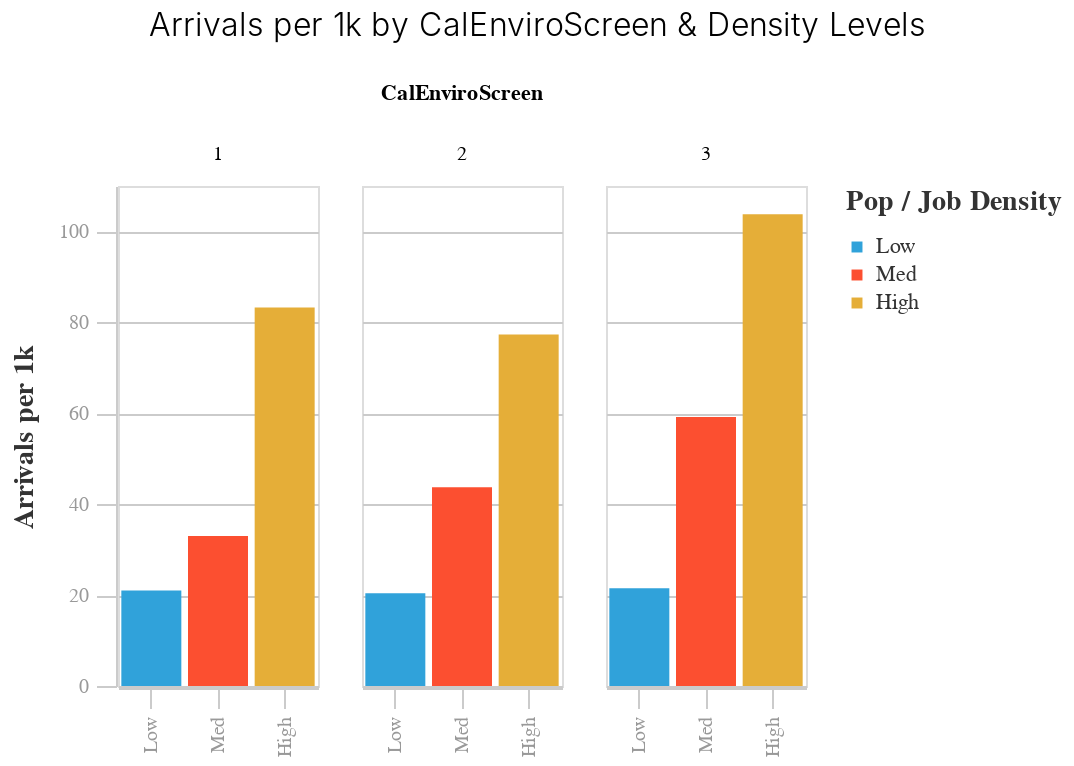

Write notebook code for a chart like this one.
### Code cell
bar = (alt.Chart(by_density_equity[by_density_equity.equity_group > 0])
 .mark_bar()
 .encode(
     x=alt.X("popjobdensity_group:N", 
             axis=alt.Axis(title=""), 
             scale=alt.Scale(domain=LEGEND_ORDER)
            ),
     y=alt.Y("arrivals_per_1k_pj:Q",
             axis=alt.Axis(title="Arrivals per 1k")
            ),
     column=alt.Column("equity_group:N", title="CalEnviroScreen", 
                      ),
     color=alt.Color("popjobdensity_group:N", title="Pop / Job Density", 
                    scale=alt.Scale(domain=LEGEND_ORDER, 
                                    range=map_utils.FIVETHIRTYEIGHT_CATEGORY_COLORS
                                   )
                  )
 )
)


bar = (map_utils.preset_chart_config(bar)
       .properties(title="Arrivals per 1k by CalEnviroScreen & Density Levels", 
                  width = map_utils.chart_width*0.25)
)

display(bar)
bar.save("./img/arrivals_per_1k_bar.png")

### Figure 1 — Vega-Lite specification as saved in the notebook (floating-point values rounded to 4 significant figures)
{"$schema": "https://vega.github.io/schema/vega-lite/v4.8.1.json", "config": {"axis": {"domainColor": "#cbcbcb", "grid": true, "gridColor": "#cbcbcb", "gridWidth": 1, "labelColor": "#999", "labelFont": "Arial", "labelFontSize": 10, "labelPadding": 4, "tickColor": "#cbcbcb", "tickSize": 10, "titleColor": "#333", "titleFont": "Arial", "titleFontSize": 14, "titlePadding": 10}, "axisBand": {"grid": false}, "background": "white", "font": "Arial", "header": {"labelFont": "Arial", "titleFont": "Arial"}, "legend": {"labelColor": "#333", "labelFont": "Arial", "labelFontSize": 11, "padding": 1, "symbolSize": 30, "symbolType": "square", "titleColor": "#333", "titleFont": "Arial", "titleFontSize": 14, "titlePadding": 10}, "title": {"anchor": "middle", "font": "Arial", "fontSize": 16, "fontWeight": 300, "offset": 20}, "view": {"continuousHeight": 300, "continuousWidth": 400}}, "data": {"name": "data-0b7e7a6811385ae2028fa0498189bcbc"}, "datasets": {"data-0b7e7a6811385ae2028fa0498189bcbc": [{"Population": 6483574, "Tract": 1369, "arrivals_per_1k_pj": 21.02, "equity_group": 1, "itp_id": 1257, "num_arrivals": 170205, "num_jobs": 1611989, "num_pop_jobs": 8095563, "popjobdensity_group": "Low", "stop_id": 8933, "stops_per_1k_pj": 1.103}, {"Population": 4044223, "Tract": 776, "arrivals_per_1k_pj": 20.38, "equity_group": 2, "itp_id": 731, "num_arrivals": 113556, "num_jobs": 1527032, "num_pop_jobs": 5571255, "popjobdensity_group": "Low", "stop_id": 5635, "stops_per_1k_pj": 1.011}, {"Population": 2637676, "Tract": 461, "arrivals_per_1k_pj": 21.51, "equity_group": 3, "itp_id": 434, "num_arrivals": 84897, "num_jobs": 1308515, "num_pop_jobs": 3946191, "popjobdensity_group": "Low", "stop_id": 3895, "stops_per_1k_pj": 0.987}, {"Population": 4192427, "Tract": 857, "arrivals_per_1k_pj": 33.02, "equity_group": 1, "itp_id": 909, "num_arrivals": 182187, "num_jobs": 1324761, "num_pop_jobs": 5517188, "popjobdensity_group": "Med", "stop_id": 7196, "stops_per_1k_pj": 1.304}, {"Population": 5069081, "Tract": 1005, "arrivals_per_1k_pj": 43.71, "equity_group": 2, "itp_id": 1381, "num_arrivals": 298650, "num_jobs": 1762718, "num_pop_jobs": 6831799, "popjobdensity_group": "Med", "stop_id": 10520, "stops_per_1k_pj": 1.54}, {"Population": 3935454, "Tract": 798, "arrivals_per_1k_pj": 59.18, "equity_group": 3, "itp_id": 1200, "num_arrivals": 338126, "num_jobs": 1778113, "num_pop_jobs": 5713567, "popjobdensity_group": "Med", "stop_id": 10777, "stops_per_1k_pj": 1.886}, {"Population": 1995393, "Tract": 418, "arrivals_per_1k_pj": 83.28, "equity_group": 1, "itp_id": 516, "num_arrivals": 272334, "num_jobs": 1274857, "num_pop_jobs": 3270250, "popjobdensity_group": "High", "stop_id": 4706, "stops_per_1k_pj": 1.439}, {"Population": 4305526, "Tract": 863, "arrivals_per_1k_pj": 77.36, "equity_group": 2, "itp_id": 1309, "num_arrivals": 569297, "num_jobs": 3054002, "num_pop_jobs": 7359528, "popjobdensity_group": "High", "stop_id": 11070, "stops_per_1k_pj": 1.504}, {"Population": 6459917, "Tract": 1385, "arrivals_per_1k_pj": 103.8, "equity_group": 3, "itp_id": 3058, "num_arrivals": 984014, "num_jobs": 3020193, "num_pop_jobs": 9480110, "popjobdensity_group": "High", "stop_id": 20574, "stops_per_1k_pj": 2.17}]}, "encoding": {"color": {"field": "popjobdensity_group", "scale": {"domain": ["Low", "Med", "High"], "range": ["#30a2da", "#fc4f30", "#e5ae38", "#6d904f", "#8b8b8b", "#b96db8", "#ff9e27", "#56cc60", "#52d2ca", "#52689e", "#545454", "#9fe4f8"]}, "title": "Pop / Job Density", "type": "nominal"}, "column": {"field": "equity_group", "title": "CalEnviroScreen", "type": "nominal"}, "x": {"axis": {"title": ""}, "field": "popjobdensity_group", "scale": {"domain": ["Low", "Med", "High"]}, "type": "nominal"}, "y": {"axis": {"title": "Arrivals per 1k"}, "field": "arrivals_per_1k_pj", "type": "quantitative"}}, "height": 250, "mark": "bar", "title": "Arrivals per 1k by CalEnviroScreen & Density Levels", "usermeta": {"embedOptions": {"theme": "fivethirtyeight"}}, "width": 100}
